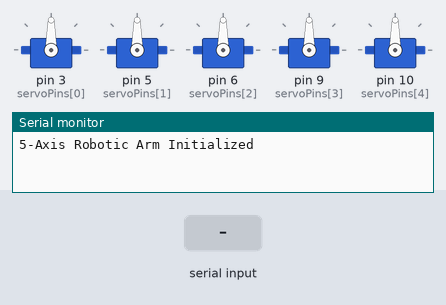
Bench run of a sketch on a simulated Arduino Uno, built with avr-gcc and run on an emulated ATmega328P. Parts: 5 × servo, the last lines printed to the serial monitor. The test bench sets the inputs (shaded band).

Above: at 1.2 s.
1.3 s: "5\n" received over Serial
At 2.6 s:
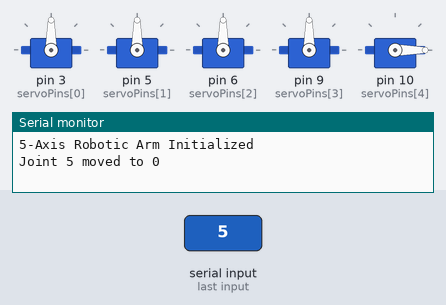
Timing chart, 0 to 4.3 s (numbered marks = the images above; inputs shaded):
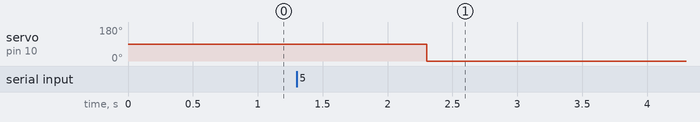

The sketch:

main.ino
```cpp
#include <Servo.h>

// 5-Axis Robotic Arm
// Controller: Arduino Uno
// Actuators: 5 Servo Motors

Servo servo1;
Servo servo2;
Servo servo3;
Servo servo4;
Servo servo5;

// Servo signal pins
const int servoPins[5] = {3, 5, 6, 9, 10};

Servo* servos[5] = {
  &servo1, &servo2, &servo3, &servo4, &servo5
};

int servoPositions[5] = {90, 90, 90, 90, 90};

void setup() {
  Serial.begin(9600);

  for (int i = 0; i < 5; i++) {
    servos[i]->attach(servoPins[i]);
    servos[i]->write(servoPositions[i]);
  }

  Serial.println("5-Axis Robotic Arm Initialized");
}

void loop() {
  // Enter commands through Serial Monitor:
  // Format: joint,angle
  // Example: 1,90
  if (Serial.available()) {
    int joint = Serial.parseInt();
    int angle = Serial.parseInt();

    if (joint >= 1 && joint <= 5 &&
        angle >= 0 && angle <= 180) {

      servoPositions[joint - 1] = angle;
      servos[joint - 1]->write(angle);

      Serial.print("Joint ");
      Serial.print(joint);
      Serial.print(" moved to ");
      Serial.println(angle);
    }

    while (Serial.available()) {
      Serial.read();
    }
  }
}
```

Measured:
- after the input at 1.3 s, servo on pin 10 (servoPins[4]): 90° → 0° after 1.0 s
